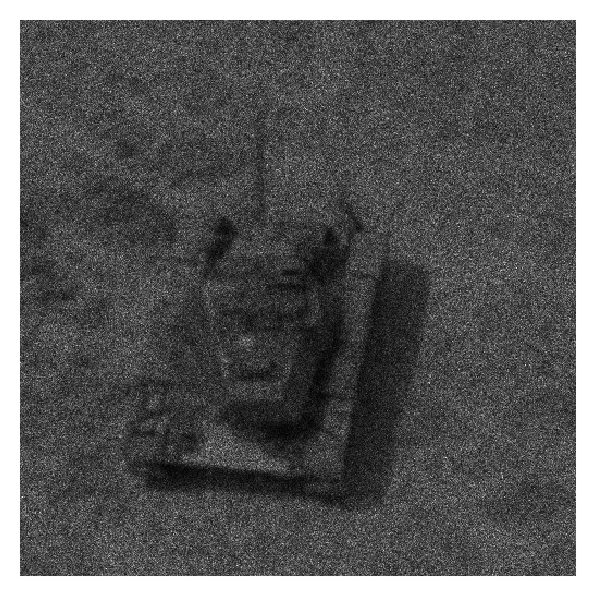
#> input picture midterm/tank.png, 596 x 596 px
$ jupyter execute Task1.ipynb   (shell and % lines are left out)
#> lines starting #> are read from the running program, lines starting #| are printed output that depends on the picture; long printed decimals are rounded
[cell 1]
#FIRST MATRIX
#6) poorly removes noise such as "salt and pepper"
from scipy import ndimage
import matplotlib.pyplot as plt
import numpy as np

import matplotlib.image as img
img = img.imread('./tank.png')
#> img is the input picture: shape (596, 596) float32; min 0, max 1, mean 0.36
k = np.array([[1/16,1/8,1/16],
              [1/8,1/4,1/8],
              [1/16,1/8,1/16]])
flt = ndimage.convolve(img, k, mode='nearest', cval=0.0)
fmin = flt.min()
#> fmin = 0.0203
fmax = flt.max()
#> fmax = 1
flt = (flt-fmin)/(fmax-fmin)

fig = plt.figure(figsize=(15,10))
plt.subplot(131)
plt.imshow(flt,cmap='gray')
plt.subplot(132)
plt.imshow(img,cmap='gray')
plt.subplot(133)
plt.imshow((img-flt),cmap='gray')
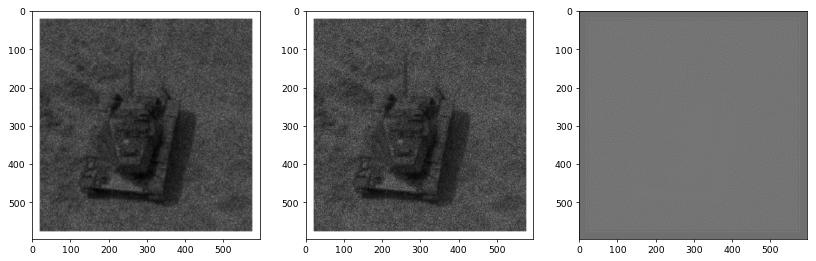
#> figure drawn by matplotlib, 3 panels

[cell 2]
#SECOND MATRIX
#6) poorly removes noise such as "salt and pepper"
from scipy import ndimage
import matplotlib.pyplot as plt
import numpy as np

import matplotlib.image as img
img = img.imread('./tank.png')
k = np.array([[0,1/5,0],[1/5,1/5,1/5],[0,1/5,0]])
flt = ndimage.convolve(img, k, mode='nearest', cval=0.0)
fmin = flt.min()
#> fmin = 0.018
fmax = flt.max()
print(fmin)
#| 0.01804
print(fmax)
#| 1.0
flt = (flt-fmin)/(fmax-fmin)
fig = plt.figure(figsize=(15,10))
plt.subplot(131)
plt.imshow(flt,cmap='gray')
plt.subplot(132)
plt.imshow(img,cmap='gray')
plt.subplot(133)
plt.imshow((img-flt),cmap='gray')

[cell 3]
#MEDIAN FILTER

from scipy import ndimage as nimg
import matplotlib.pyplot as plt
import matplotlib.image as img
import numpy as np
imlen = plt.imread('./tank.png')

gflt = nimg.median_filter(imlen, 10)
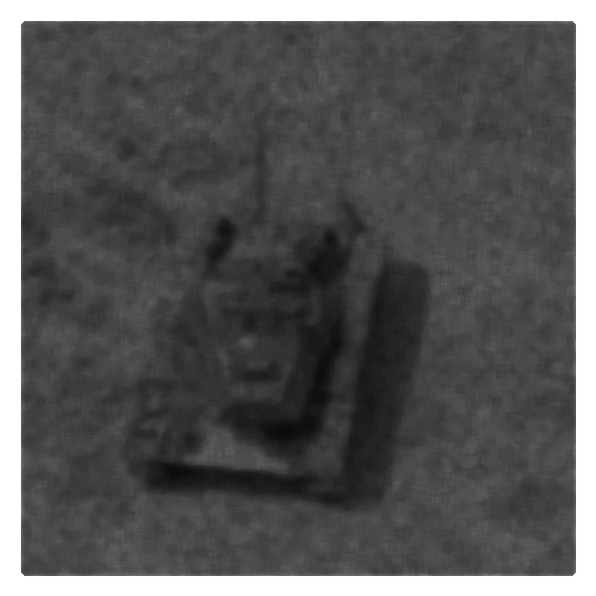
#> gflt: shape (596, 596) float32; min 0.0314, max 1, mean 0.355
fig = plt.figure(figsize=(15,10))
plt.subplot(121)
plt.imshow(gflt, cmap = 'gray')
plt.subplot(122)
plt.imshow(imlen, cmap = 'gray')

plt.show()
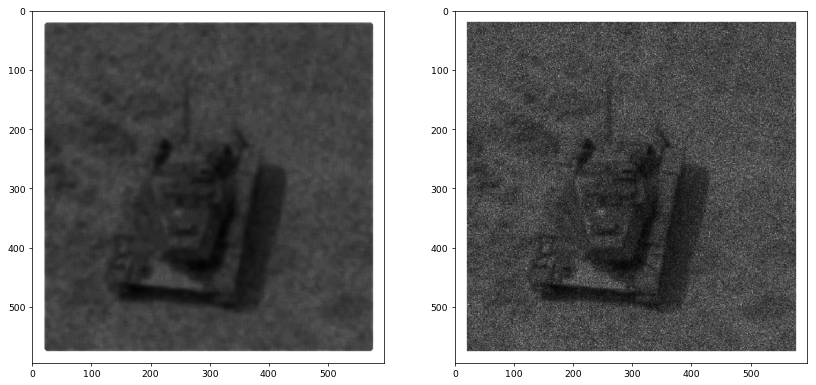
#> figure drawn by matplotlib, 2 panels

[cell 4]
#FOURTH MATRIX
from scipy import ndimage
import matplotlib.pyplot as plt
import numpy as np

import matplotlib.image as img
img = img.imread('./tank.png')
k = np.array([[-1,-2,-1],[-2,12,-2],[-1,-2,-1]])
flt = ndimage.convolve(img, k, mode='nearest', cval=0.0)
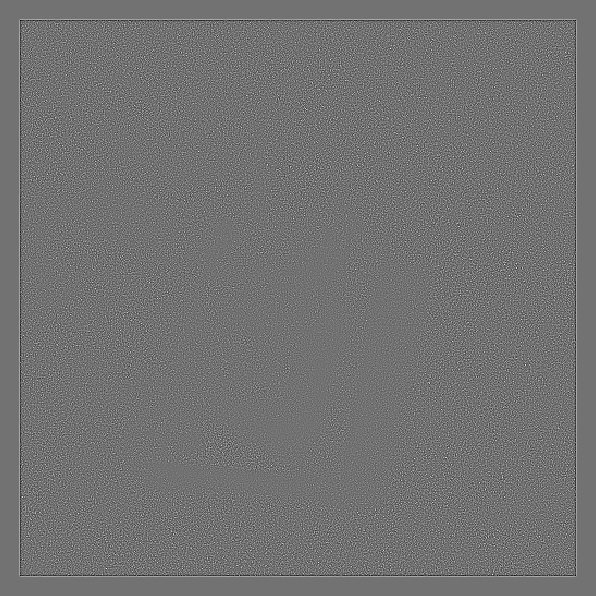
#> flt: shape (596, 596) float32; min -6.09, max 7.48, mean -4.24e-10; drawn with min black and max white
fmin = flt.min()
#> fmin = -6.09
fmax = flt.max()
#> fmax = 7.48
flt = (flt-fmin)/(fmax-fmin)
fig = plt.figure(figsize=(15,10))
plt.subplot(131)
plt.imshow(flt,cmap='gray')
plt.subplot(132)
plt.imshow(img,cmap='gray')
plt.subplot(133)
plt.imshow((img-flt),cmap='gray')
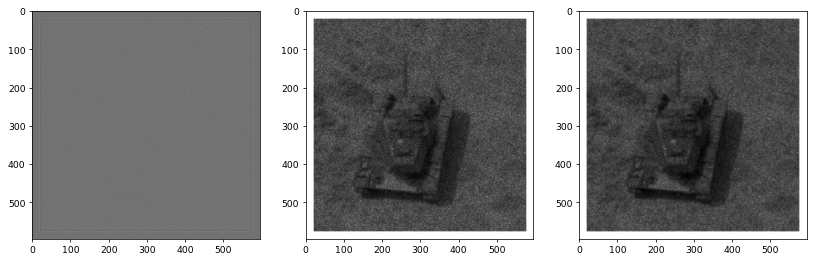
#> figure drawn by matplotlib, 3 panels

[cell 5]
#FIFTH MATRIX
from scipy import ndimage
import matplotlib.pyplot as plt
import numpy as np

import matplotlib.image as img
img = img.imread('./tank.png')
k = np.array([[-1,-2,-1],[0,0,0],[1,2,1]])
flt = ndimage.convolve(img, k, mode='nearest', cval=0.0)
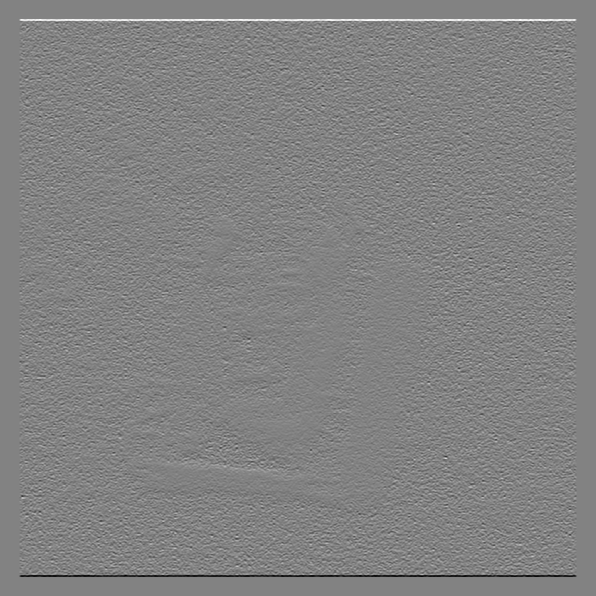
#> flt: shape (596, 596) float32; min -3.64, max 3.48, mean -4.08e-10; drawn with min black and max white
fmin = flt.min()
#> fmin = -3.64
fmax = flt.max()
#> fmax = 3.48
flt = (flt-fmin)/(fmax-fmin)
fig = plt.figure(figsize=(15,10))
plt.subplot(131)
plt.imshow(flt,cmap='gray')
plt.subplot(132)
plt.imshow(img,cmap='gray')
plt.subplot(133)
plt.imshow((img-flt),cmap='gray')
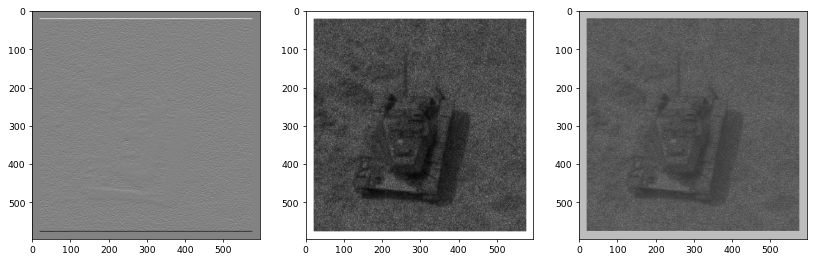
#> figure drawn by matplotlib, 3 panels
